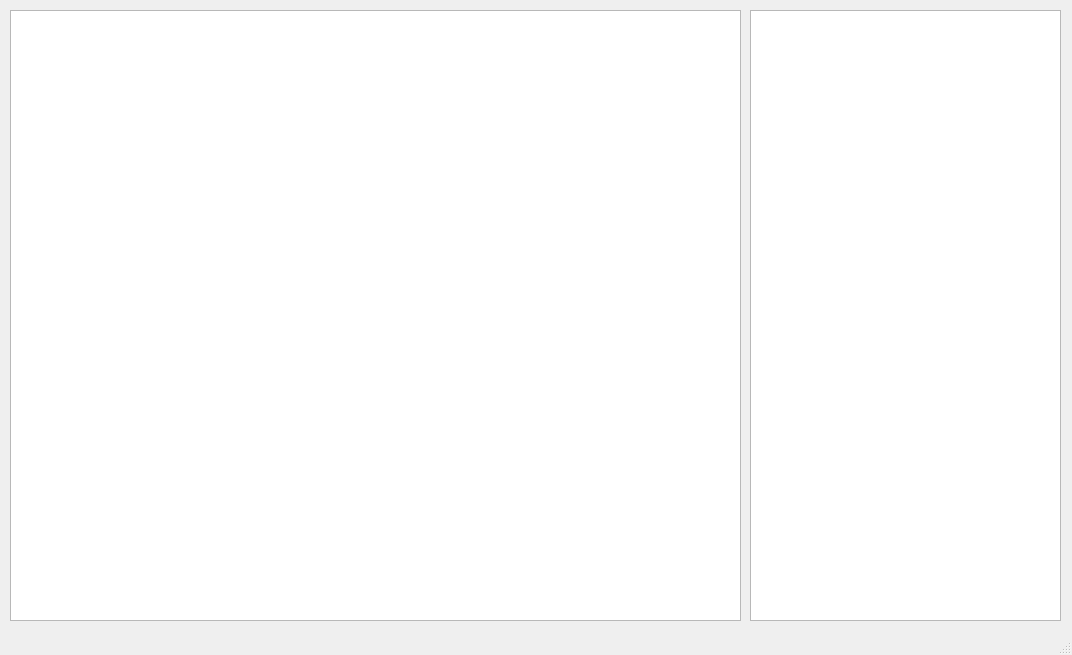
<?xml version="1.0" encoding="UTF-8"?>
<ui version="4.0">
 <class>MainWindow</class>
 <widget class="QMainWindow" name="MainWindow">
  <property name="geometry">
   <rect>
    <x>0</x>
    <y>0</y>
    <width>1072</width>
    <height>655</height>
   </rect>
  </property>
  <property name="windowTitle">
   <string>MainWindow</string>
  </property>
  <widget class="QWidget" name="centralWidget">
   <widget class="QGraphicsView" name="viewTabellone">
    <property name="geometry">
     <rect>
      <x>10</x>
      <y>10</y>
      <width>731</width>
      <height>611</height>
     </rect>
    </property>
   </widget>
   <widget class="QGraphicsView" name="viewGiocatori">
    <property name="geometry">
     <rect>
      <x>750</x>
      <y>10</y>
      <width>311</width>
      <height>611</height>
     </rect>
    </property>
   </widget>
  </widget>
  <widget class="QStatusBar" name="statusBar"/>
 </widget>
 <layoutdefault spacing="6" margin="11"/>
 <resources/>
 <connections/>
</ui>
